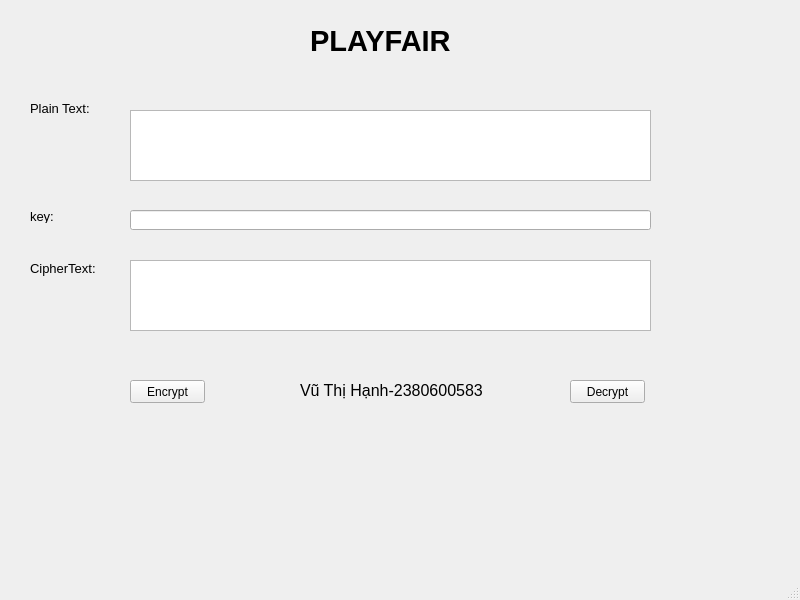
<?xml version="1.0" encoding="UTF-8"?>
<ui version="4.0">
 <class>MainWindow</class>
 <widget class="QMainWindow" name="MainWindow">
  <property name="geometry">
   <rect>
    <x>0</x>
    <y>0</y>
    <width>800</width>
    <height>600</height>
   </rect>
  </property>
  <property name="windowTitle">
   <string>MainWindow</string>
  </property>
  <widget class="QWidget" name="centralwidget">
   <widget class="QLabel" name="label">
    <property name="geometry">
     <rect>
      <x>310</x>
      <y>20</y>
      <width>151</width>
      <height>41</height>
     </rect>
    </property>
    <property name="font">
     <font>
      <pointsize>22</pointsize>
      <weight>75</weight>
      <bold>true</bold>
     </font>
    </property>
    <property name="text">
     <string>PLAYFAIR</string>
    </property>
   </widget>
   <widget class="QLabel" name="txt_plain_text">
    <property name="geometry">
     <rect>
      <x>30</x>
      <y>100</y>
      <width>61</width>
      <height>16</height>
     </rect>
    </property>
    <property name="font">
     <font>
      <pointsize>10</pointsize>
     </font>
    </property>
    <property name="text">
     <string>Plain Text:</string>
    </property>
   </widget>
   <widget class="QTextEdit" name="textEdit">
    <property name="geometry">
     <rect>
      <x>130</x>
      <y>110</y>
      <width>521</width>
      <height>71</height>
     </rect>
    </property>
   </widget>
   <widget class="QLineEdit" name="lineEdit">
    <property name="geometry">
     <rect>
      <x>130</x>
      <y>210</y>
      <width>521</width>
      <height>20</height>
     </rect>
    </property>
   </widget>
   <widget class="QTextEdit" name="textEdit_2">
    <property name="geometry">
     <rect>
      <x>130</x>
      <y>260</y>
      <width>521</width>
      <height>71</height>
     </rect>
    </property>
   </widget>
   <widget class="QLabel" name="txt_key">
    <property name="geometry">
     <rect>
      <x>30</x>
      <y>210</y>
      <width>47</width>
      <height>13</height>
     </rect>
    </property>
    <property name="font">
     <font>
      <pointsize>10</pointsize>
     </font>
    </property>
    <property name="text">
     <string>key:</string>
    </property>
   </widget>
   <widget class="QLabel" name="txt_cipher_text">
    <property name="geometry">
     <rect>
      <x>30</x>
      <y>260</y>
      <width>71</width>
      <height>16</height>
     </rect>
    </property>
    <property name="font">
     <font>
      <pointsize>10</pointsize>
     </font>
    </property>
    <property name="text">
     <string>CipherText:</string>
    </property>
   </widget>
   <widget class="QPushButton" name="btn_encrypt">
    <property name="geometry">
     <rect>
      <x>130</x>
      <y>380</y>
      <width>75</width>
      <height>23</height>
     </rect>
    </property>
    <property name="text">
     <string>Encrypt</string>
    </property>
   </widget>
   <widget class="QPushButton" name="btn_decrypt">
    <property name="geometry">
     <rect>
      <x>570</x>
      <y>380</y>
      <width>75</width>
      <height>23</height>
     </rect>
    </property>
    <property name="text">
     <string>Decrypt</string>
    </property>
   </widget>
   <widget class="QLabel" name="label_5">
    <property name="geometry">
     <rect>
      <x>300</x>
      <y>380</y>
      <width>211</width>
      <height>20</height>
     </rect>
    </property>
    <property name="font">
     <font>
      <pointsize>12</pointsize>
     </font>
    </property>
    <property name="text">
     <string>Vũ Thị Hạnh-2380600583</string>
    </property>
   </widget>
  </widget>
  <widget class="QStatusBar" name="statusbar"/>
  <widget class="QMenuBar" name="menubar">
   <property name="geometry">
    <rect>
     <x>0</x>
     <y>0</y>
     <width>800</width>
     <height>21</height>
    </rect>
   </property>
  </widget>
 </widget>
 <resources/>
 <connections/>
</ui>
